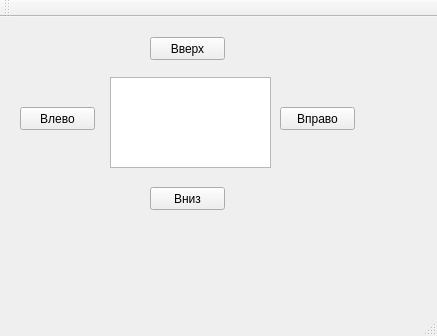
<?xml version="1.0" encoding="UTF-8"?>
<ui version="4.0">
 <class>MainWindow</class>
 <widget class="QMainWindow" name="MainWindow">
  <property name="geometry">
   <rect>
    <x>0</x>
    <y>0</y>
    <width>437</width>
    <height>336</height>
   </rect>
  </property>
  <property name="windowTitle">
   <string>MainWindow</string>
  </property>
  <widget class="QWidget" name="centralWidget">
   <widget class="QTextEdit" name="textEdit">
    <property name="geometry">
     <rect>
      <x>110</x>
      <y>60</y>
      <width>161</width>
      <height>91</height>
     </rect>
    </property>
   </widget>
   <widget class="QPushButton" name="leftButton">
    <property name="geometry">
     <rect>
      <x>20</x>
      <y>90</y>
      <width>75</width>
      <height>23</height>
     </rect>
    </property>
    <property name="text">
     <string>Влево</string>
    </property>
   </widget>
   <widget class="QPushButton" name="upButton">
    <property name="geometry">
     <rect>
      <x>150</x>
      <y>20</y>
      <width>75</width>
      <height>23</height>
     </rect>
    </property>
    <property name="text">
     <string>Вверх</string>
    </property>
   </widget>
   <widget class="QPushButton" name="rightButton">
    <property name="geometry">
     <rect>
      <x>280</x>
      <y>90</y>
      <width>75</width>
      <height>23</height>
     </rect>
    </property>
    <property name="text">
     <string>Вправо</string>
    </property>
   </widget>
   <widget class="QPushButton" name="downButton">
    <property name="geometry">
     <rect>
      <x>150</x>
      <y>170</y>
      <width>75</width>
      <height>23</height>
     </rect>
    </property>
    <property name="text">
     <string>Вниз</string>
    </property>
   </widget>
  </widget>
  <widget class="QMenuBar" name="menuBar">
   <property name="geometry">
    <rect>
     <x>0</x>
     <y>0</y>
     <width>437</width>
     <height>18</height>
    </rect>
   </property>
  </widget>
  <widget class="QToolBar" name="mainToolBar">
   <attribute name="toolBarArea">
    <enum>TopToolBarArea</enum>
   </attribute>
   <attribute name="toolBarBreak">
    <bool>false</bool>
   </attribute>
  </widget>
  <widget class="QStatusBar" name="statusBar"/>
 </widget>
 <layoutdefault spacing="6" margin="11"/>
 <resources/>
 <connections/>
</ui>
